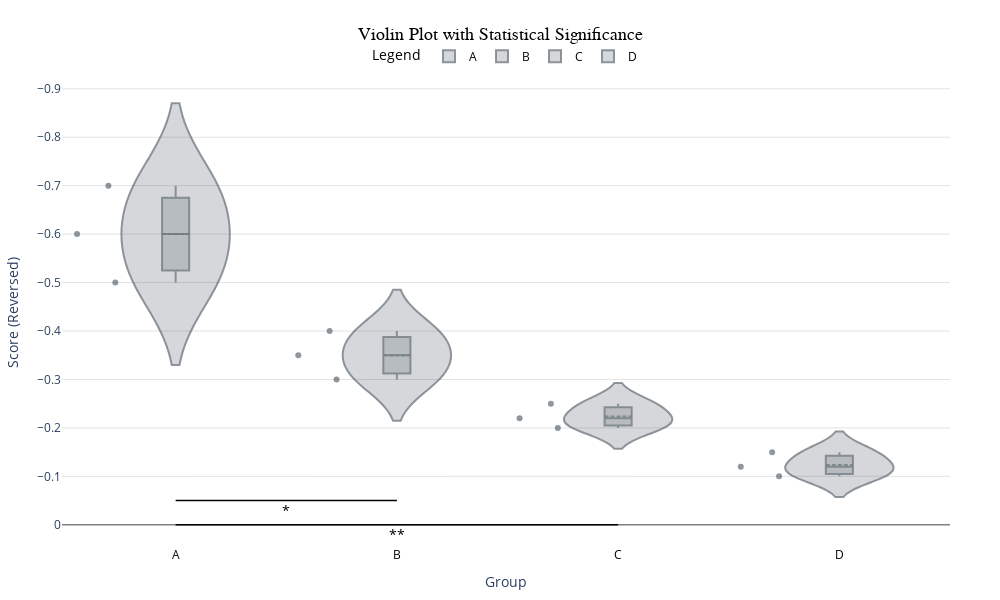

Notebook cell for this chart:
### Code cell
import pandas as pd
import plotly.graph_objects as go
from scipy.stats import f_oneway  # For ANOVA
from statsmodels.stats.multicomp import pairwise_tukeyhsd  # For post-hoc testing

# Ensure correct category order
order = ['HC substrate', 'LC substrate', 'LC non-substrate', 'HC non-substrate']
df_predicted['pred_class'] = pd.Categorical(
    df_predicted['pred_class'], categories=order, ordered=True
)

# Statistical Testing
anova_result = f_oneway(
    df[df['Group'] == 'HC substrate']['Score'],
    df[df['Group'] == 'LC substrate']['Score'],
    df[df['Group'] == 'LC non-substrate']['Score'],
    df[df['Group'] == 'HC non-substrate']['Score']
)
print(f"ANOVA p-value: {anova_result.pvalue}")

# Post-hoc testing (Tukey HSD)
tukey = pairwise_tukeyhsd(df['Score'], df['Group'])
print(tukey)

# Create the violin plot
fig = go.Figure()

# Add violins for each group
for group in group_order:
    fig.add_trace(go.Violin(
        x=df[df['Group'] == group]['Group'],
        y=df[df['Group'] == group]['Score'],
        name=group,
        box_visible=True,  # Show box inside the violin
        meanline_visible=True,  # Show mean line
        points="all",  # Show all points
        jitter=0.5,  # Add jitter for better visibility
        scalemode="count",  # Scale violins by the number of observations
        line_color="rgba(58, 71, 80, 0.8)",  # Line color for the violin
        fillcolor="rgba(58, 71, 80, 0.3)",  # Fill color for the violin
        opacity=0.7
    ))

# Add significance bars manually
significance_annotations = [
    {'x1': 'A', 'x2': 'B', 'p_value': 0.01},
    {'x1': 'A', 'x2': 'C', 'p_value': 0.001},
    {'x1': 'B', 'x2': 'D', 'p_value': 0.05}
]

y_max = df['Score'].max()
line_height = y_max + 0.05
increment = 0.05

for i, annotation in enumerate(significance_annotations):
    x1, x2 = annotation['x1'], annotation['x2']
    p_value = annotation['p_value']
    symbol = '***' if p_value < 0.001 else '**' if p_value < 0.01 else '*' if p_value < 0.05 else ''
    if symbol:
        fig.add_shape(
            type="line",
            x0=group_order.index(x1),
            x1=group_order.index(x2),
            y0=line_height + i * increment,
            y1=line_height + i * increment,
            line=dict(color="black", width=1.5)
        )
        fig.add_annotation(
            x=(group_order.index(x1) + group_order.index(x2)) / 2,
            y=line_height + i * increment + 0.02,
            text=symbol,
            showarrow=False,
            font=dict(size=14, color="black")
        )

# Reverse the y-axis
fig.update_yaxes(
    title_text="Score (Reversed)",
    autorange="reversed",  # Reverse the y-axis
    showgrid=True,
    gridcolor='rgba(200, 200, 200, 0.5)',  # Light gridlines
    zeroline=True,
    zerolinecolor='rgba(0, 0, 0, 0.5)',  # Darker zero line
    zerolinewidth=1.5
)

# Update x-axis
fig.update_xaxes(
    title_text="Group",
    showgrid=False,
    tickangle=0,
    tickfont=dict(size=12, color='black')
)

# Update layout for a professional look
fig.update_layout(
    title=dict(
        text="Violin Plot with Statistical Significance",
        font=dict(size=18, color='black', family="Arial"),
        x=0.5,  # Center the title
        xanchor='center'
    ),
    legend=dict(
        title="Legend",
        font=dict(size=12, color='black'),
        orientation="h",
        yanchor="bottom",
        y=1.02,
        xanchor="center",
        x=0.5
    ),
    margin=dict(l=50, r=50, t=80, b=50),  # Adjust margins
    plot_bgcolor='white',  # White background
    height=600,  # Height of the plot
    width=1000  # Width of the plot
)

# Show the plot
fig.show()

### Figure 1 — Plotly figure (JSON) as saved in the notebook; plotly's stock layout.template omitted (floating-point values rounded to 4 significant figures)
{"data": [{"box": {"visible": true}, "fillcolor": "rgba(58, 71, 80, 0.3)", "jitter": 0.5, "line": {"color": "rgba(58, 71, 80, 0.8)"}, "meanline": {"visible": true}, "name": "A", "opacity": 0.7, "points": "all", "scalemode": "count", "type": "violin", "x": ["A", "A", "A"], "y": [-0.5, -0.6, -0.7]}, {"box": {"visible": true}, "fillcolor": "rgba(58, 71, 80, 0.3)", "jitter": 0.5, "line": {"color": "rgba(58, 71, 80, 0.8)"}, "meanline": {"visible": true}, "name": "B", "opacity": 0.7, "points": "all", "scalemode": "count", "type": "violin", "x": ["B", "B", "B"], "y": [-0.3, -0.4, -0.35]}, {"box": {"visible": true}, "fillcolor": "rgba(58, 71, 80, 0.3)", "jitter": 0.5, "line": {"color": "rgba(58, 71, 80, 0.8)"}, "meanline": {"visible": true}, "name": "C", "opacity": 0.7, "points": "all", "scalemode": "count", "type": "violin", "x": ["C", "C", "C"], "y": [-0.2, -0.25, -0.22]}, {"box": {"visible": true}, "fillcolor": "rgba(58, 71, 80, 0.3)", "jitter": 0.5, "line": {"color": "rgba(58, 71, 80, 0.8)"}, "meanline": {"visible": true}, "name": "D", "opacity": 0.7, "points": "all", "scalemode": "count", "type": "violin", "x": ["D", "D", "D"], "y": [-0.1, -0.15, -0.12]}], "layout": {"annotations": [{"font": {"color": "black", "size": 14}, "showarrow": false, "text": "*", "x": 0.5, "y": -0.03}, {"font": {"color": "black", "size": 14}, "showarrow": false, "text": "**", "x": 1, "y": 0.02}], "height": 600, "legend": {"font": {"color": "black", "size": 12}, "orientation": "h", "title": {"text": "Legend"}, "x": 0.5, "xanchor": "center", "y": 1.02, "yanchor": "bottom"}, "margin": {"b": 50, "l": 50, "r": 50, "t": 80}, "plot_bgcolor": "white", "shapes": [{"line": {"color": "black", "width": 1.5}, "type": "line", "x0": 0, "x1": 1, "y0": -0.05, "y1": -0.05}, {"line": {"color": "black", "width": 1.5}, "type": "line", "x0": 0, "x1": 2, "y0": 0, "y1": 0}], "title": {"font": {"color": "black", "family": "Arial", "size": 18}, "text": "Violin Plot with Statistical Significance", "x": 0.5, "xanchor": "center"}, "width": 1000, "xaxis": {"showgrid": false, "tickangle": 0, "tickfont": {"color": "black", "size": 12}, "title": {"text": "Group"}}, "yaxis": {"autorange": "reversed", "gridcolor": "rgba(200, 200, 200, 0.5)", "showgrid": true, "title": {"text": "Score (Reversed)"}, "zeroline": true, "zerolinecolor": "rgba(0, 0, 0, 0.5)", "zerolinewidth": 1.5}}}
